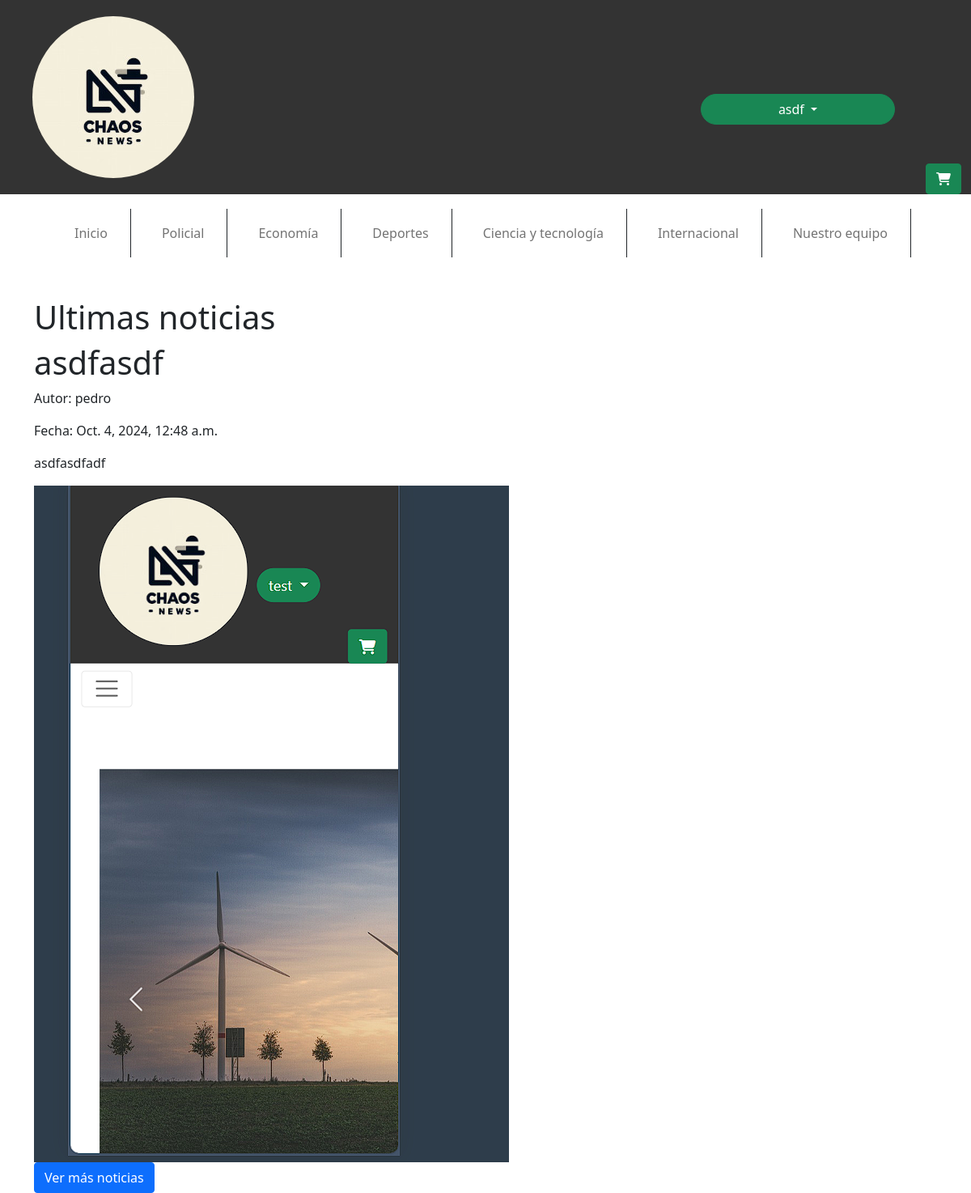
The app's page /subir_noticias/ver/24/ (signed in) with its own data.
### subir_noticias/models.py (models this page shows, shortened)
class Noticia(models.Model):
    CATEGORIAS = [
        ('----', '---'),
        ('policial', 'Policial'),
        ('economia', 'Economía'),
        ('deportes', 'Deportes'),
        ('ciencia_tecnologia', 'Ciencia y Tecnología'),
        ('internacional', 'Internacional'),
    ]
    titulo = models.CharField(max_length=200)
    contenido = models.TextField()
    ubicacion = models.CharField(max_length=100)
    categoria = models.CharField(max_length=50, choices=CATEGORIAS)
    autor = models.ForeignKey(User, on_delete=models.CASCADE)
    fecha_publicacion = models.DateTimeField(auto_now_add=True)
    aprobada = models.BooleanField(default=False)
    rechazada = models.BooleanField(default=False)
    motivo_rechazo = models.TextField(blank=True, null=True)
    publicada = models.BooleanField(default=False)

class Imagen(models.Model):
    noticia = models.ForeignKey('Noticia', related_name='imagenes', on_delete=models.CASCADE)
    imagen = models.ImageField(upload_to='imagenes/')

### subir_noticias/views.py (the view)
# urls.py: path('ver/<int:noticia_id>/', views.ver_noticia, name='ver_noticia'),
@login_required(login_url='/subir_noticias/registro/')
def ver_noticia(request, noticia_id):
    noticia = get_object_or_404(Noticia, id=noticia_id)
    imagenes = Imagen.objects.filter(noticia=noticia)
    return render(request, 'subir_noticias/ver_noticia.html', {'noticia': noticia, 'imagenes': imagenes})

### subir_noticias/templates/subir_noticias/ver_noticia.html (shortened to what this page needs)
{% load static %}
<!DOCTYPE html>
<html lang="en">
<head>
    <link rel="stylesheet" href="{% static 'css/estiloindex.css' %}">
    <link href="https://cdn.jsdelivr.net/npm/bootstrap@5.0.2/dist/css/bootstrap.min.css" rel="stylesheet">
</head>
<body>
    <header class="container-fluid d-flex align-items-center justify-content-between">
        <section id="logo" class="text-center text-lg-start">
            <a href="{% url 'index' %}">
                <img src="{% static 'img/Logo.jpg' %}" alt="Logo" id="imgLogo" class="img-fluid">
            </a>
        </section>
        <section id="log_in" class="mt-auto">
            {% if user.is_authenticated %}
                <div id="divUsuario" class="dropdown">
                    <button type="button" id="boton" class="btn btn-success rounded-pill dropdown-toggle" data-bs-toggle="dropdown" aria-expanded="false">
                        {{ user }}
                    </button>
                </div>
            {% endif %}
        </section>
        <section class="mt-auto">
            <a href="{% url 'view_cart' %}" class="btn btn-success position-relative">
                <i class="fas fa-shopping-cart"></i>
            </a>
        </section>
    </header>
    <nav class="navbar navbar-expand-lg navbar-light">
        <div class="container-md">
            <div class="collapse navbar-collapse" id="navbarCollapse">
                <ul id="nav" class="navbar-nav mb-2 mn-lg-0 mx-auto">
                    <li class="border-end border-dark nav-item">
                        <a href="{% url 'index' %}" class="nav-link text-decoration-none">Inicio</a>
                    </li>
                    <li class="border-end border-dark nav-item">
                        <a href="#" class="nav-link text-decoration-none">Policial</a>
                    </li>
                    <li class="border-end border-dark nav-item">
                        <a href="{% url 'noticias_economia' %}" class="nav-link text-decoration-none">Economía</a>
                    </li>
                    <li class="border-end border-dark nav-item">
                        <a href="{% url 'noticias_deportes' %}" class="nav-link text-decoration-none">Deportes</a>
                    </li>
                    <li class="border-end border-dark nav-item">
                        <a href="{% url 'noticias_ciencia_tecnologia' %}" class="nav-link text-decoration-none">Ciencia y tecnología</a>
                    </li>
                    <li class="border-end border-dark nav-item">
                        <a href="{% url 'noticias_internacionales' %}" class="nav-link text-decoration-none">Internacional</a>
                    </li>
                    <li class="border-end border-dark nav-item">
                        <a href="{% url 'periodistas' %}" class="nav-link text-decoration-none">Nuestro equipo</a>
                    </li>
                </ul>
            </div>
        </div>
    </nav>
    <main class="container mt-4">
        <h1>Ultimas noticias</h1>
        <h1>{{ noticia.titulo }}</h1>
        <p>Autor: {{ noticia.autor.username }}</p>
        <p>Fecha: {{ noticia.fecha_publicacion }}</p>
        <p>{{ noticia.contenido }}</p>
        <div class="imagenes">
            {% for imagen in imagenes %}
                <img src="{{ imagen.imagen.url }}" alt="Imagen de la noticia" class="img-fluid">
            {% endfor %}
        </div>
        <a href="{% url 'noticias_publicadas' %}" class="btn btn-primary">Ver más noticias</a>
    </main>
</body>
</html>

### records on screen
Noticia: titulo "asdfasdf", autor.username "pedro", fecha_publicacion "Oct. 4, 2024, 12:48 a.m.", contenido "asdfasdfadf"
Imagen: imagen (picture)

### other values on screen
{{ user }} "asdf"
